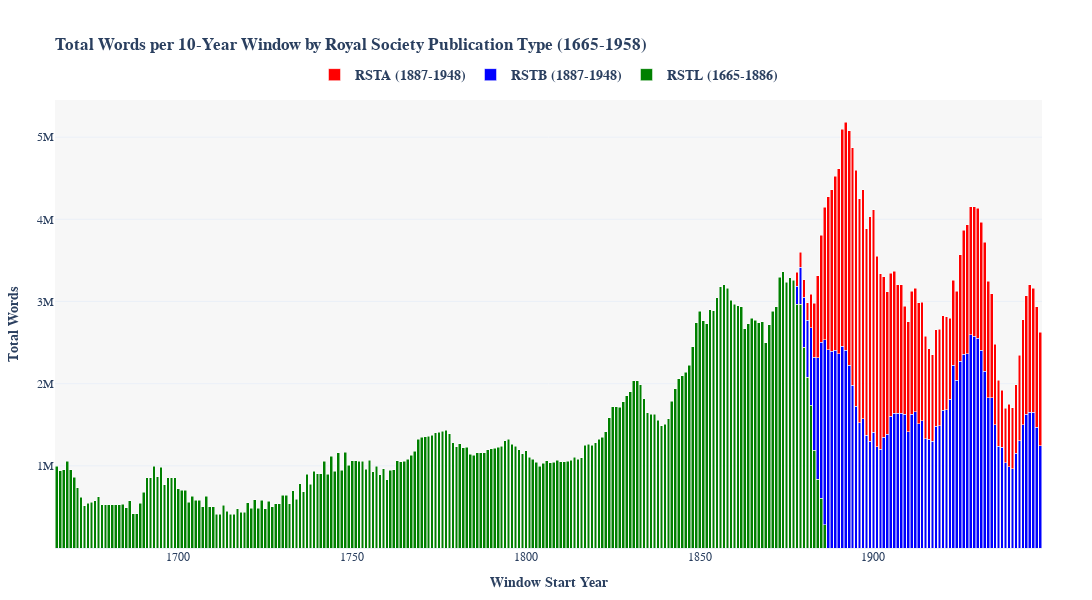

The notebook cell saved with this chart:
### Code cell
import pandas as pd
import plotly.graph_objects as go
from collections import defaultdict
import os
import re
from tqdm import tqdm
import string
from nltk.tokenize import word_tokenize

def count_words_in_file(file_path):
    with open(file_path, 'r', encoding='utf-8') as f:
        text = f.read()
    tokens = word_tokenize(text.lower())
    return len([token for token in tokens if token.isalpha() and token not in string.punctuation])

def count_words_in_10_year_windows(text_dirs, start_year, end_year):
    def extract_year_from_filename(filename):
        match = re.search(r'rst[bla]?_?(\d{4})', filename)
        return int(match.group(1)) if match else None
    
    word_counts = {
        'rsta': defaultdict(int),
        'rstb': defaultdict(int),
        'rstl': defaultdict(int)
    }
    
    file_paths = []
    for dir in text_dirs:
        for f in os.listdir(dir):
            if f.endswith('.txt'):
                file_paths.append(os.path.join(dir, f))
    
    for file_path in tqdm(file_paths):
        year = extract_year_from_filename(os.path.basename(file_path))
        pub_type = os.path.basename(os.path.dirname(file_path))[-4:]
        
        if year and start_year <= year <= end_year:
            word_count = count_words_in_file(file_path)
            word_counts[pub_type][year] += word_count
    
    words_per_window = {
        'rsta': defaultdict(int),
        'rstb': defaultdict(int),
        'rstl': defaultdict(int)
    }
    
    for pub_type in ['rsta', 'rstb', 'rstl']:
        if pub_type in ['rsta', 'rstb']:
            start_year_filter = 1887
        else:
            start_year_filter = 1665
        
        for year in range(start_year, end_year - 9):
            window_start = year
            window_end = year + 9
            total_words = sum(
                word_counts[pub_type].get(y, 0) 
                for y in range(window_start, window_end + 1)
                if (pub_type != 'rstl' and y >= 1887) or (pub_type == 'rstl' and y <= 1886)
            )
            words_per_window[pub_type][window_start] = total_words
    
    return words_per_window

# Directories for Royal Society publications
text_dirs = [
    r"D:\Fact_fiction_corpus\texts\royal society\txt_rstb",
    r"D:\Fact_fiction_corpus\texts\royal society\txt_rstl", 
    r"D:\Fact_fiction_corpus\texts\royal society\txt_rsta"
]

# Count words for the historical period
historical_word_counts = count_words_in_10_year_windows(
    text_dirs,
    start_year=1665,
    end_year=1958
)

# Prepare data for plotting
publication_types = {
    'rsta': {'color': 'red', 'name': 'RSTA', 'order': 3},
    'rstb': {'color': 'blue', 'name': 'RSTB', 'order': 2},
    'rstl': {'color': 'green', 'name': 'RSTL', 'order': 1}
}

# Create the interactive stacked bar plot
fig = go.Figure()

# Generate list of all unique 10-year window start years
all_windows = sorted(set().union(
    historical_word_counts['rsta'].keys(),
    historical_word_counts['rstb'].keys(),
    historical_word_counts['rstl'].keys()
))

# Sort publication types by order for proper stacking
sorted_pub_types = sorted(publication_types.items(), key=lambda x: x[1]['order'])

# Add stacked bars for each publication type
for pub_type, details in sorted_pub_types:
    # Filter out zero-value windows to reduce noise
    windows = [year for year in all_windows if historical_word_counts[pub_type].get(year, 0) > 0]
    counts = [historical_word_counts[pub_type].get(year, 0) for year in windows]
    
    if windows:  # Ensure there are non-zero counts
        first_year = windows[0]
        last_year = windows[-1]
        
        # Adjust for RSTA and RSTB: ensure it starts from 1887
        if pub_type in ['rsta', 'rstb']:
            first_year = max(first_year, 1887)
        
        fig.add_trace(go.Bar(
            x=windows,
            y=counts,
            name=f'{details["name"]} ({first_year}-{last_year})',
            marker_color=details['color'],
            hovertemplate='%{y:,} words<extra></extra>'
        ))

# Update layout to create stacked bars
fig.update_layout(
    title='<b>Total Words per 10-Year Window by Royal Society Publication Type (1665-1958)<b>',
    xaxis_title='<b>Window Start Year<b>',
    yaxis_title='<b>Total Words<b>',
    barmode='stack',  # Properly stack the bars
    template='plotly_white',
    width=1400,  
    height=700,
    font=dict(family='Arial, sans-serif'),
    legend=dict(
        orientation='h',
        yanchor='bottom',
        y=1.02,
        xanchor='center',
        x=0.5,
        font=dict(size=14,  weight='bold')
    ),
    plot_bgcolor='rgba(240,240,240,0.5)',
    margin=dict(t=100, b=50, l=50, r=50)
)

# Customize y-axis with comma-separated thousands
fig.update_yaxes(
    tickformat="~s",
    tickfont=dict(size=12),
    title_font=dict(size=14),
    tickvals=[1_000_000, 2_000_000, 3_000_000, 4_000_000, 5_000_000]  # Set specific tick values
)

fig.update_layout(
    width=1200,  
    height=600,
)

# Show the plot
fig.show()
fig.write_html("C:/Users/Igiba/Documents/fact_fiction_project/extra_plots/royal_society_word_counts_cumulative_bar_plot.html")

### Figure 1 — Plotly figure (JSON) as saved in the notebook; plotly's stock layout.template omitted (floating-point values rounded to 4 significant figures; data arrays with more than 128 entries replaced by an {"elided": "..."} marker saying what was removed)
{"data": [{"hovertemplate": "%{y:,} words<extra></extra>", "marker": {"color": "green"}, "name": "RSTL (1665-1886)", "type": "bar", "x": {"elided": "222 int values"}, "y": {"elided": "222 int values"}}, {"hovertemplate": "%{y:,} words<extra></extra>", "marker": {"color": "blue"}, "name": "RSTB (1887-1948)", "type": "bar", "x": [1878, 1879, 1880, 1881, 1882, 1883, 1884, 1885, 1886, 1887, 1888, 1889, 1890, 1891, 1892, 1893, 1894, 1895, 1896, 1897, 1898, 1899, 1900, 1901, 1902, 1903, 1904, 1905, 1906, 1907, 1908, 1909, 1910, 1911, 1912, 1913, 1914, 1915, 1916, 1917, 1918, 1919, 1920, 1921, 1922, 1923, 1924, 1925, 1926, 1927, 1928, 1929, 1930, 1931, 1932, 1933, 1934, 1935, 1936, 1937, 1938, 1939, 1940, 1941, 1942, 1943, 1944, 1945, 1946, 1947, 1948], "y": [221072, 453262, 604283, 690180, 942797, 1126753, 1479544, 1901753, 2250947, 2414326, 2392854, 2407699, 2363387, 2453716, 2407051, 2223095, 1981929, 1725273, 1527291, 1573236, 1373636, 1301153, 1411272, 1235046, 1200208, 1346642, 1385893, 1601196, 1637278, 1638097, 1638097, 1630128, 1413300, 1629346, 1660238, 1513804, 1547934, 1328285, 1323570, 1296318, 1479917, 1485991, 1679003, 1680773, 1811406, 2225833, 2040827, 2273508, 2356888, 2364124, 2595952, 2577921, 2550395, 2405871, 2150773, 1828441, 1828441, 1501289, 1235330, 1229126, 1040434, 986667, 964528, 1151849, 1306031, 1500575, 1629971, 1654345, 1654345, 1470422, 1243687]}, {"hovertemplate": "%{y:,} words<extra></extra>", "marker": {"color": "red"}, "name": "RSTA (1887-1948)", "type": "bar", "x": [1878, 1879, 1880, 1881, 1882, 1883, 1884, 1885, 1886, 1887, 1888, 1889, 1890, 1891, 1892, 1893, 1894, 1895, 1896, 1897, 1898, 1899, 1900, 1901, 1902, 1903, 1904, 1905, 1906, 1907, 1908, 1909, 1910, 1911, 1912, 1913, 1914, 1915, 1916, 1917, 1918, 1919, 1920, 1921, 1922, 1923, 1924, 1925, 1926, 1927, 1928, 1929, 1930, 1931, 1932, 1933, 1934, 1935, 1936, 1937, 1938, 1939, 1940, 1941, 1942, 1943, 1944, 1945, 1946, 1947, 1948], "y": [170052, 182661, 216293, 216293, 410336, 661009, 999389, 1302185, 1611531, 1860981, 1967899, 2115161, 2254085, 2644015, 2772370, 2853886, 2887679, 2869304, 2724296, 2787132, 2510162, 2729620, 2704063, 2314133, 2134435, 1951515, 1731781, 1745035, 1732374, 1562844, 1562844, 1312899, 1341005, 1495814, 1499227, 1471643, 1441949, 1251449, 1099772, 1053893, 1177190, 1176939, 1145964, 1131976, 985863, 1034261, 1081036, 1296340, 1508980, 1568613, 1555412, 1577533, 1582242, 1561400, 1573184, 1418584, 1264823, 977478, 803375, 692251, 662240, 763317, 744235, 833194, 1036910, 1276141, 1441694, 1547920, 1509383, 1463997, 1383912]}], "layout": {"barmode": "stack", "font": {"family": "Arial, sans-serif"}, "height": 600, "legend": {"font": {"size": 14, "weight": "bold"}, "orientation": "h", "x": 0.5, "xanchor": "center", "y": 1.02, "yanchor": "bottom"}, "margin": {"b": 50, "l": 50, "r": 50, "t": 100}, "plot_bgcolor": "rgba(240,240,240,0.5)", "title": {"text": "<b>Total Words per 10-Year Window by Royal Society Publication Type (1665-1958)<b>"}, "width": 1200, "xaxis": {"title": {"text": "<b>Window Start Year<b>"}}, "yaxis": {"tickfont": {"size": 12}, "tickformat": "~s", "tickvals": [1000000, 2000000, 3000000, 4000000, 5000000], "title": {"font": {"size": 14}, "text": "<b>Total Words<b>"}}}}
